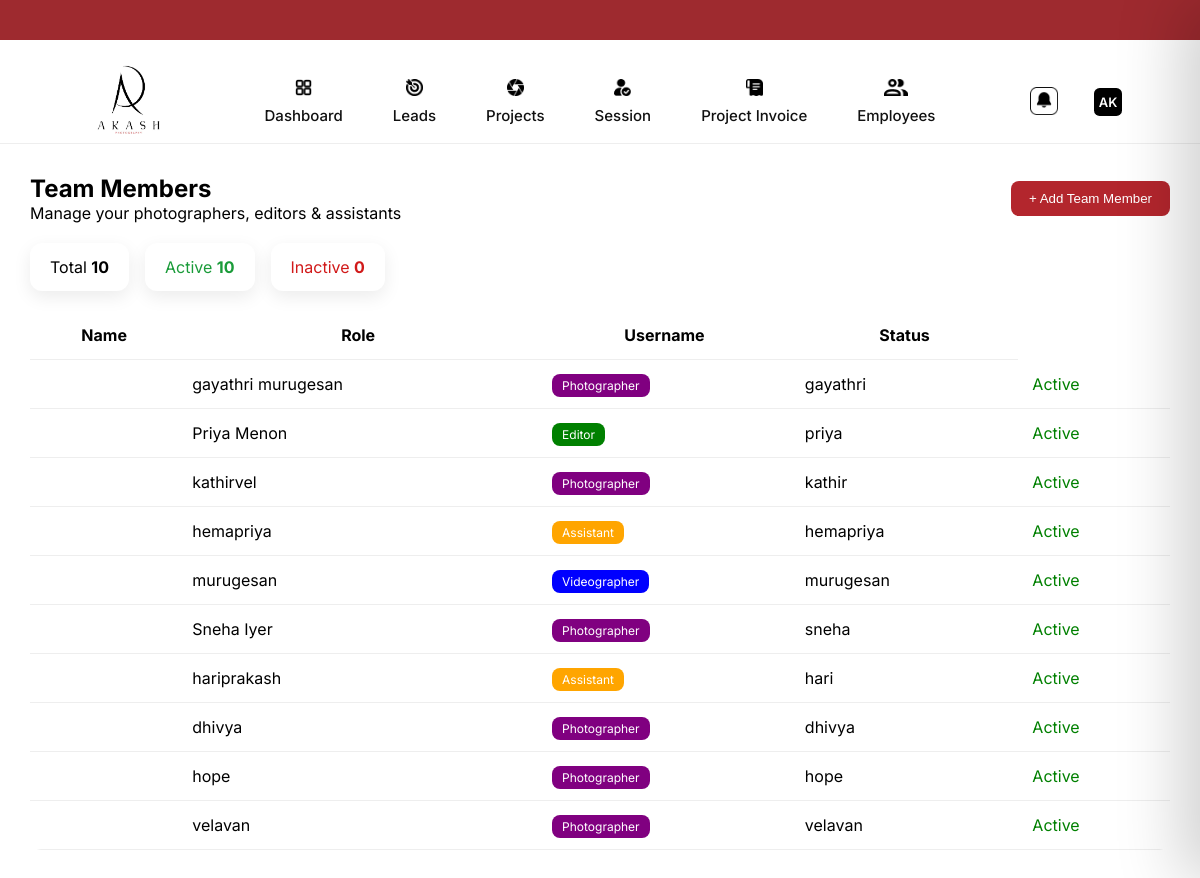
/team-members/ (signed in), run on the app's committed database.
### core/models.py (models this page shows, shortened)
class TeamMember(models.Model):
    ROLE_CHOICES = [
        ("PHOTOGRAPHER", "Photographer"),
        ("VIDEOGRAPHER", "Videographer"),
        ("EDITOR", "Editor"),
        ("ASSISTANT", "Assistant"),
    ]
    user = models.OneToOneField(
        User,
        on_delete=models.CASCADE,
        related_name="team_profile"
    )
    role = models.CharField(max_length=30, choices=ROLE_CHOICES)
    is_active = models.BooleanField(default=True)

### core/views.py (the view)
# urls.py: path("team-members/", team_members_view, name="team_members"),
@user_passes_test(is_admin)
def team_members_view(request):
    members = TeamMember.objects.all()
    context = {
        "members": members,
        "total": members.count(),
        "active": members.filter(is_active=True).count(),
        "inactive": members.filter(is_active=False).count(),
    }
    return render(request, "team_members.html", context)

### core/views.py (called while the page is built)
def is_admin(user):
    return user.is_authenticated and user.is_staff

### core/templates/team_members.html (shortened to what this page needs)
{% extends "base.html" %}
{% load static %}
{% block content %}
<link rel="stylesheet" href="{% static 'css/team_members.css' %}">
<div class="team-wrapper">
    <div class="team-header">
        <div>
            <h2>Team Members</h2>
            <p>Manage your photographers, editors & assistants</p>
        </div>
        <button onclick="openModal()">+ Add Team Member</button>
    </div>
    <div class="team-summary">
        <div class="card">Total <strong>{{ total }}</strong></div>
        <div class="card green">Active <strong>{{ active }}</strong></div>
        <div class="card red">Inactive <strong>{{ inactive }}</strong></div>
    </div>
    <table class="team-table">
        <thead>
            <tr>
                <th>Name</th>
                <th>Role</th>
                <th>Username</th>
                <th>Status</th>
            </tr>
        </thead>
        <tbody>
            {% for m in members %}
            <tr>
                <td><td>{{ m.user.get_full_name|default:m.user.username }}</td></td>
                <td><span class="role {{ m.role|lower }}">{{ m.get_role_display }}</span></td>
                <td>{{ m.user.username }}</td>
                <td>
                    {% if m.is_active %}
                        <span class="status active">Active</span>
                    {% else %}
                        <span class="status inactive">Inactive</span>
                    {% endif %}
                </td>
            </tr>
            {% empty %}
            <tr><td colspan="4">No team members added</td></tr>
            {% endfor %}
        </tbody>
    </table>
</div>
{% endblock %}

### core/static/css/base.css (style rules this page uses)
:root { --primary: #9e2a2f; --text-dark: #111; --text-muted: #666; }
* { margin: 0; padding: 0; box-sizing: border-box; }
body { font-family: "Inter", sans-serif; background: #fff; }

### core/static/css/team_members.css (style rules this page uses)
.team-wrapper { padding: 30px; font-family: Inter, sans-serif; }
.team-header { display: flex; justify-content: space-between; align-items: center; }
.team-header button { background: #b3262d; color: #fff; border: none; padding: 10px 18px; border-radius: 8px; cursor: pointer; }
.team-summary { display: flex; gap: 16px; margin: 20px 0; }
.team-summary .card { background: #fff; padding: 14px 20px; border-radius: 12px; box-shadow: 0 6px 18px rgba(0,0,0,.08); }
.green { color: #1a9b39; }
.red { color: #d11a1a; }
.team-table { width: 100%; border-collapse: collapse; background: #fff; border-radius: 12px; overflow: hidden; }
.team-table th, .team-table td { padding: 14px; border-bottom: 1px solid #eee; }
.role { padding: 4px 10px; border-radius: 8px; font-size: 12px; color: #fff; }
.role.photographer { background: purple; }
.role.videographer { background: blue; }
.role.editor { background: green; }
.role.assistant { background: orange; }
.status.active { color: green; }

### data on the page
TeamMember: user.get_full_name "gayathri murugesan", role "Photographer", user.username "gayathri", is_active "Active"
TeamMember: user.get_full_name "Priya Menon", role "Editor", user.username "priya", is_active "Active"
TeamMember: user.get_full_name "kathirvel", role "Photographer", user.username "kathir", is_active "Active"
TeamMember: user.get_full_name "hemapriya", role "Assistant", user.username "hemapriya", is_active "Active"
TeamMember: user.get_full_name "murugesan", role "Videographer", user.username "murugesan", is_active "Active"
TeamMember: user.get_full_name "Sneha Iyer", role "Photographer", user.username "sneha", is_active "Active"
TeamMember: user.get_full_name "hariprakash", role "Assistant", user.username "hari", is_active "Active"
TeamMember: user.get_full_name "dhivya", role "Photographer", user.username "dhivya", is_active "Active"
TeamMember: user.get_full_name "hope", role "Photographer", user.username "hope", is_active "Active"
TeamMember: user.get_full_name "velavan", role "Photographer", user.username "velavan", is_active "Active"

### other printed values
{{ total }} "10"
{{ active }} "10"
{{ inactive }} "0"
